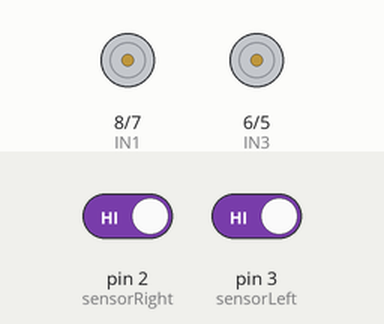
The sketch below on a simulated Arduino Uno, built with avr-gcc and run on an emulated ATmega328P. Shown: motor-driver pin pairs drawn as motors (green arrow = first pin HIGH = forward, orange = second pin HIGH = backward, longer = more drive, scaled by the enable pin). The test bench sets the inputs (shaded band); at power-on: pin 2 (sensorRight) HIGH, pin 3 (sensorLeft) HIGH.

Above: at 1.65 s.
1.7 s: pin 2 (sensorRight) driven LOW
At 2.9 s:
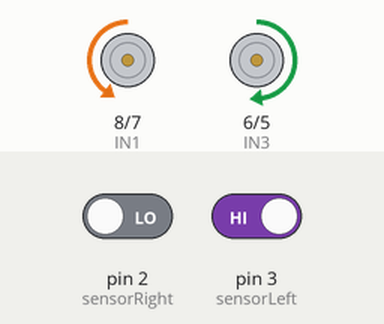
3.5 s: pin 2 (sensorRight) driven HIGH
At 3.75 s:
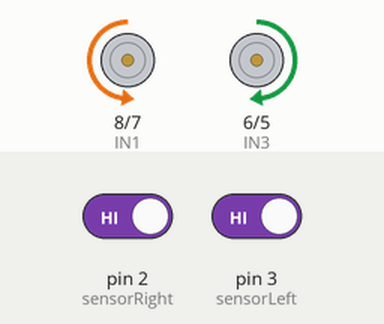
6.5 s: pin 3 (sensorLeft) driven LOW
8.2 s: pin 3 (sensorLeft) driven HIGH
At 8.45 s:
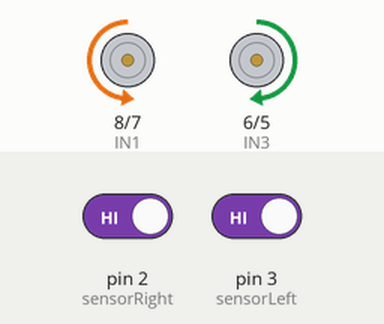
Timing chart, 0 to 12.2 s (numbered marks = the images above; inputs shaded):
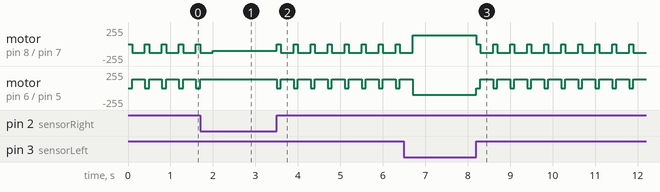

Measured:
- after the input at 1.7 s, motor on pin 6 (IN3) / pin 5 (IN4): goes on until 1.7 s, then stays forward 130/255
- after the input at 3.5 s, motor on pin 8 (IN1) / pin 7 (IN2): alternates backward 130/255 for 0.30 s and stopped for 0.10 s, starting at once; motor on pin 6 (IN3) / pin 5 (IN4): alternates forward 130/255 for 0.30 s and stopped for 0.10 s, starting at once
- after the input at 8.2 s, motor on pin 8 (IN1) / pin 7 (IN2): alternates backward 130/255 for 0.30 s and stopped for 0.10 s, starting at once; motor on pin 6 (IN3) / pin 5 (IN4): alternates forward 130/255 for 0.30 s and stopped for 0.10 s, starting at once
- by itself, motor on pin 6 (IN3) / pin 5 (IN4): alternates forward 130/255 for 0.30 s and stopped for 0.10 s

The sketch:

linefollower.ino
```cpp
// Pins
#define sensorRight 2
#define sensorLeft 3


 // Inputs Definition
#define IN4 5
#define IN3 6
#define IN2 7
#define IN1 8

// speed
#define ENA 9
#define ENB 10


 // Medium Speed
int speedMotor = 130;

void setup() {
  pinMode(sensorRight, INPUT);
  pinMode(sensorLeft, INPUT);


  pinMode(IN1, OUTPUT);
  pinMode(IN2, OUTPUT);
  pinMode(IN3, OUTPUT);
  pinMode(IN4, OUTPUT);


  pinMode(ENA, OUTPUT);
  pinMode(ENB, OUTPUT);

  stopMotors();
}

void loop() {
  int right = digitalRead(sensorRight);
  int left = digitalRead(sensorLeft);


  if (right == 0 && left == 0) {
    moveForward();
  }

  else if (right == 0 && left == 1) {
    turnLeft();
  }
  else if (right == 1 && left == 0) {
    turnRight();
  }

  else {
    stopMotors();
    delay(100);

    turnRightInPlace();
    delay(300);

    moveForward();

  }
}


// Movement Functions

void moveForward() {
  digitalWrite(IN1, HIGH);
  digitalWrite(IN2, LOW);
  analogWrite(ENA, speedMotor);

  digitalWrite(IN3, HIGH);
  digitalWrite(IN4, LOW);
  analogWrite(ENB, speedMotor);
}

void turnLeft() {
  digitalWrite(IN1, LOW);
  digitalWrite(IN2, HIGH);
  analogWrite(ENA, speedMotor - 30);

  digitalWrite(IN3, HIGH);
  digitalWrite(IN4, LOW);
  analogWrite(ENB, speedMotor);
}

void turnRight() {
  digitalWrite(IN1, HIGH);
  digitalWrite(IN2, LOW);
  analogWrite(ENA, speedMotor);

  digitalWrite(IN3, LOW);
  digitalWrite(IN4, HIGH);
  analogWrite(ENB, speedMotor - 30);
}

void turnRightInPlace() {
  digitalWrite(IN1, LOW);
  digitalWrite(IN2, HIGH);
  analogWrite(ENA, speedMotor);

  digitalWrite(IN3, HIGH);
  digitalWrite(IN4, LOW);
  analogWrite(ENB, speedMotor);
}

void stopMotors() {
  digitalWrite(IN1, LOW);
  digitalWrite(IN2, LOW);
  analogWrite(ENA, 0);

  digitalWrite(IN3, LOW);
  digitalWrite(IN4, LOW);
  analogWrite(ENB, 0);
}
```
